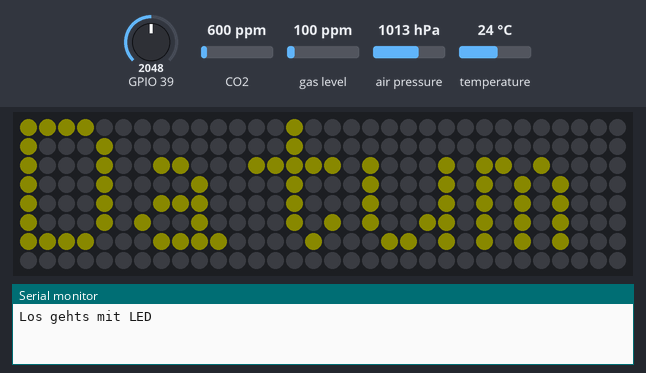
Simulated run of this sketch. Board: ESP32. Shown: 32×8 RGB LED matrix (first LED top left, wired row by row), the last lines printed to the serial monitor. The inputs (shaded band) are chosen by the test bench; at power-on: air pressure 1013 hPa, GPIO 39 = 2048, temperature 24 °C, CO2 600 ppm, gas level 100 ppm. Dim RGB values are drawn brighter than linear; the local clock reads 2024-03-15 10:24:30 at power-on unless the sketch sets it.

Above: at 6.7 s.
6.8 s: air pressure set to 952 hPa
19.0 s: GPIO 39 set to 2866
32.2 s: temperature set to 12 °C
At 45.4 s:
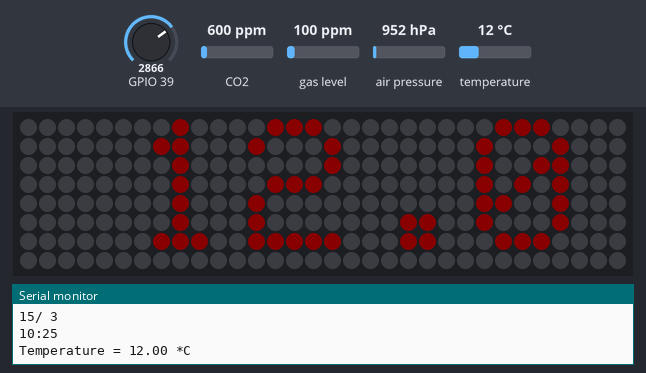
46.2 s: CO2 set to 452 ppm
At 53.9 s:
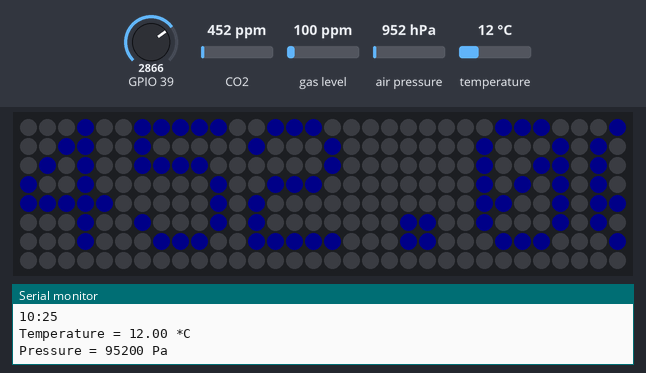
56.3 s: GPIO 39 set to 3972
At 62.4 s:
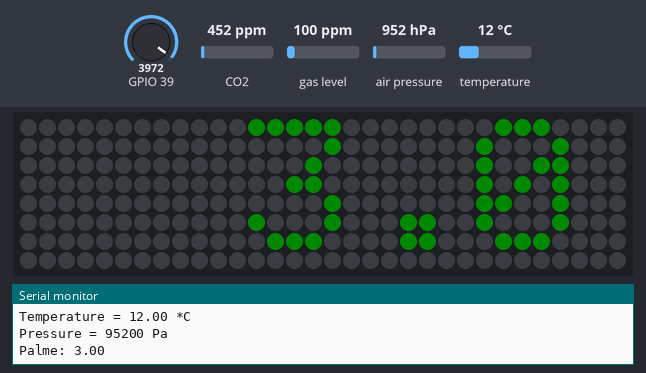
65.4 s: air pressure set to 975 hPa
At 78.5 s:
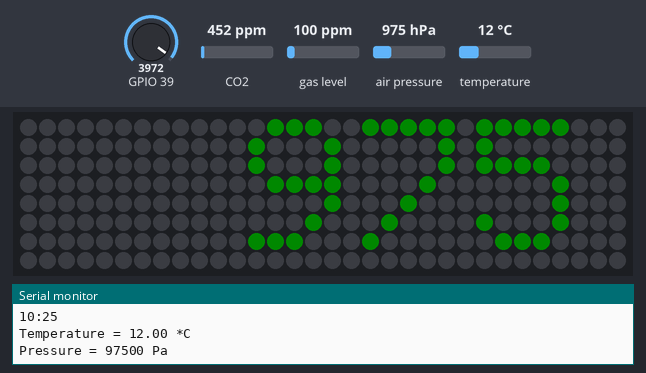
Timing chart, 0 to 80.0 s (numbered marks = the images above; inputs shaded):
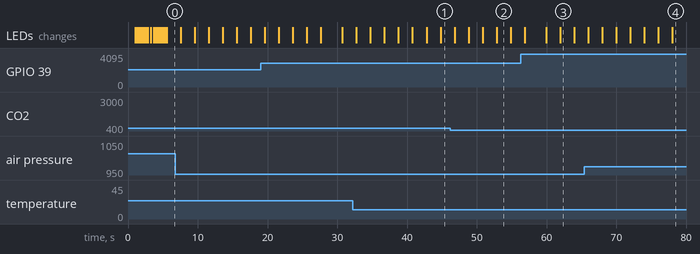

The sketch:

ESP_UHR_finish2.ino
```cpp
// Nachdem mit dem ESP Probleme m it Big Sur auftraten, erst mal mit Arduino UNO alles zum, Laufen bringen.
//#include <Arduino.h>
#include <Wire.h>
#include <Adafruit_GFX.h>
#include <FastLED.h>
#include <FastLED_NeoMatrix.h>
#include <Adafruit_BMP085.h>
#include <Adafruit_CCS811.h>
#include "virtuabotixRTC.h"

virtuabotixRTC myRTC(16,27,14); //Uhr ESP32  (CLK,DAT,RST)
//virtuabotixRTC myRTC(5,4,7); //Uno
Adafruit_CCS811 ccs;//Co2 Sensor
Adafruit_BMP085 bmp;


#ifndef ESP32
#define delay FastLED.delay
#endif

#define PIN 12
#define BM32
#define BRIGHTNESS 10

#define mw 32
#define mh 8
#define NUMMATRIX (mw*mh)
CRGB leds[NUMMATRIX];
FastLED_NeoMatrix *matrix = new FastLED_NeoMatrix(leds, 8, 8, 4, 1,
NEO_MATRIX_BOTTOM     + NEO_MATRIX_RIGHT +
NEO_MATRIX_COLUMNS + NEO_MATRIX_ZIGZAG +
NEO_TILE_TOP + NEO_TILE_RIGHT +  NEO_TILE_PROGRESSIVE);

void displayText(char text[6], int r, int g, int b) {
 // Serial.print("Das ist bei DisplayText angekommen:");
  //Serial.println(text);

  matrix->setTextSize(1);
  matrix->clear();
  matrix->setCursor(0, 0);
  matrix->setTextColor(matrix->Color(r,g,b));
  matrix->print(text);
//matrix->print('x');
  matrix->show();
}

void displayFloat(float Zahl,int nachkomma, int r, int g, int b) {
  char str[5];
  dtostrf(Zahl, 5, nachkomma, str);
  /*
  Serial.print("Das ist bei DisplayFloat angekommen:");
  Serial.println(Zahl);
  Serial.print("und das wurde daraus:");
  Serial.println(str);
  */
  matrix->setTextSize(1);
  matrix->clear();
  matrix->setCursor(0, 0);
  matrix->setTextColor(matrix->Color(r,g,b));
  matrix->print(str);
//matrix->print('x');
  matrix->show();
}

void setup() {
  Serial.begin(115200);
  delay(1000);
  Serial.println("Los gehts mit LED");

  FastLED.addLeds<NEOPIXEL,PIN>(  leds, NUMMATRIX  ).setCorrection(TypicalLEDStrip);
  matrix->begin();
  matrix->setTextWrap(false);
  matrix->setBrightness(BRIGHTNESS);

  if (!bmp.begin()) {
  Serial.println("Could not find a valid BMP sensor, check wiring!");
  while (1) {}
  }

  if(!ccs.begin()){
    Serial.println("Failed to start sensor! Please check your wiring.");
    while(1);
  }
  while(!ccs.available());
  for(int i=0;i<255;i++){ displayText("Moin!",i,255-i,i);delay(10);}
//Set the current date, and time in the following format:
//seconds, minutes, hours, day of the week, day of the month, month, year
//myRTC.setDS1302Time(00, 40, 23, 4, 26, 11, 2020);
}

void loop() {

  int pause=2000;

  //Zeit und Datum
  myRTC.updateTime();
  displayText("Datum",255,255,0);
  delay(pause);
  char text[6]="";
  char day[3];
  char month[3];
  dtostrf(myRTC.dayofmonth,2,0,day);
  dtostrf(myRTC.month,2,0,month);
  strcat(text,day);
  strcat(text,"/");
  strcat(text,month);
  Serial.println(text);
  displayText(text,255,255,00);
  delay(pause);
  char text2[6]="";
  char hours[3];
  char minutes[3];

  dtostrf(myRTC.hours,2,0,hours);
  dtostrf(myRTC.minutes,2,0,minutes);
  strcat(text2,hours);
  strcat(text2,":");
  strcat(text2,minutes);
  displayText("Zeit",255,255,255);
  delay(pause);
  Serial.println(text2);
  displayText(text2,255 ,255 ,255);
  delay(pause);

//Temperatur und Druck BMP180
  Serial.print("Temperature = ");
  Serial.print(bmp.readTemperature());
  Serial.println(" *C");

  displayText("Temp.",255,0,0);
  delay(pause);
  displayFloat(bmp.readTemperature(),1,255,0,0);
  delay(pause);

  Serial.print("Pressure = ");
  Serial.print(bmp.readPressure());
  Serial.println(" Pa");

  displayText("Druck",0,255,0);
  delay(pause);
  displayFloat(bmp.readPressure()/100.0,0,0,255,0);
  delay(pause);

  //Gas
  if(ccs.available()){
    if(!ccs.readData()){
      displayText(" CO2",0,0,255);
      delay(pause);
      displayFloat(ccs.geteCO2(),2,0,0,255);
      delay(pause);
      displayText("TVOC ",0,255,255);
      delay(pause);
      displayFloat(ccs.getTVOC(),1,0,255,255);
      delay(pause);
    }
    else{
      Serial.println("ERROR!");
      }
    }

  //Bodenfeuchte
  double summe = 0;
  for (int i=0; i<1000;i++){
    int sensorValue = analogRead(39);
    summe=summe+ sensorValue;
    delay(1);
  }
  summe=summe/1000.0;
  summe=summe/40.95;
  summe=100-summe;
  Serial.print("Palme: ");
  Serial.println(summe);

  displayText("Palme",0,255,0);
  delay(pause);
  displayFloat(summe,1,0,255,0);
  delay(pause);

}
```

Measured:
- what the display in image 2 shows lasts 2.1 s, from 52.8 s to 54.9 s
